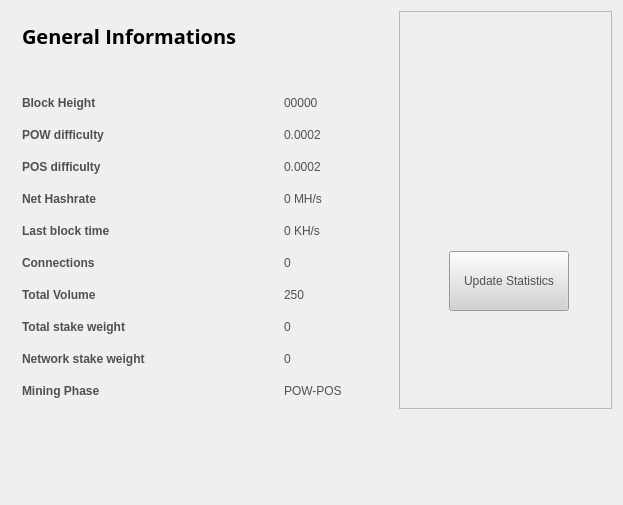
<?xml version="1.0" encoding="UTF-8"?>
<ui version="4.0">
 <class>StatisticsPage</class>
 <widget class="QWidget" name="StatisticsPage">
  <property name="windowModality">
   <enum>Qt::NonModal</enum>
  </property>
  <property name="geometry">
   <rect>
    <x>0</x>
    <y>0</y>
    <width>623</width>
    <height>505</height>
   </rect>
  </property>
  <property name="windowTitle">
   <string>Digging</string>
  </property>
  <property name="styleSheet">
   <string notr="true">color:#505050;
font-family:'Open Sans,sans-serif';</string>
  </property>
  <layout class="QGridLayout" name="gridLayout">
   <property name="sizeConstraint">
    <enum>QLayout::SetMaximumSize</enum>
   </property>
   <item row="0" column="1">
    <widget class="QFrame" name="frame">
     <property name="minimumSize">
      <size>
       <width>213</width>
       <height>0</height>
      </size>
     </property>
     <property name="frameShape">
      <enum>QFrame::StyledPanel</enum>
     </property>
     <property name="frameShadow">
      <enum>QFrame::Raised</enum>
     </property>
     <widget class="QPushButton" name="startButton">
      <property name="geometry">
       <rect>
        <x>50</x>
        <y>240</y>
        <width>120</width>
        <height>60</height>
       </rect>
      </property>
      <property name="sizePolicy">
       <sizepolicy hsizetype="Fixed" vsizetype="Fixed">
        <horstretch>0</horstretch>
        <verstretch>0</verstretch>
       </sizepolicy>
      </property>
      <property name="minimumSize">
       <size>
        <width>120</width>
        <height>60</height>
       </size>
      </property>
      <property name="styleSheet">
       <string notr="true">background:lightgrey;</string>
      </property>
      <property name="text">
       <string>Update Statistics</string>
      </property>
     </widget>
     <widget class="QLabel" name="label">
      <property name="geometry">
       <rect>
        <x>10</x>
        <y>80</y>
        <width>191</width>
        <height>101</height>
       </rect>
      </property>
      <property name="text">
       <string>&lt;html&gt;&lt;head/&gt;&lt;body&gt;&lt;p align=&quot;center&quot;&gt;&lt;img src=&quot;:/icons/tx_input&quot;/&gt;&lt;/p&gt;&lt;/body&gt;&lt;/html&gt;</string>
      </property>
     </widget>
    </widget>
   </item>
   <item row="0" column="0">
    <widget class="QFrame" name="gridFrame_2">
     <layout class="QGridLayout" name="gridLayout_4">
      <item row="3" column="0">
       <layout class="QFormLayout" name="formLayout_2">
        <property name="fieldGrowthPolicy">
         <enum>QFormLayout::FieldsStayAtSizeHint</enum>
        </property>
        <property name="horizontalSpacing">
         <number>139</number>
        </property>
        <property name="verticalSpacing">
         <number>18</number>
        </property>
        <property name="rightMargin">
         <number>0</number>
        </property>
        <item row="1" column="0">
         <widget class="QLabel" name="label_14">
          <property name="text">
           <string>&lt;html&gt;&lt;head/&gt;&lt;body&gt;&lt;p&gt;&lt;span style=&quot; font-weight:600;&quot;&gt;Block Height&lt;/span&gt;&lt;/p&gt;&lt;/body&gt;&lt;/html&gt;</string>
          </property>
         </widget>
        </item>
        <item row="1" column="1">
         <widget class="QLabel" name="heightBox">
          <property name="text">
           <string>00000</string>
          </property>
         </widget>
        </item>
        <item row="2" column="0">
         <widget class="QLabel" name="label_13">
          <property name="text">
           <string>&lt;html&gt;&lt;head/&gt;&lt;body&gt;&lt;p&gt;&lt;span style=&quot; font-weight:600;&quot;&gt;POW difficulty&lt;/span&gt;&lt;/p&gt;&lt;/body&gt;&lt;/html&gt;</string>
          </property>
         </widget>
        </item>
        <item row="2" column="1">
         <widget class="QLabel" name="diffBox">
          <property name="text">
           <string>0.0002</string>
          </property>
         </widget>
        </item>
        <item row="3" column="0">
         <widget class="QLabel" name="label_9">
          <property name="text">
           <string>&lt;html&gt;&lt;head/&gt;&lt;body&gt;&lt;p&gt;&lt;span style=&quot; font-weight:600;&quot;&gt;POS difficulty&lt;/span&gt;&lt;/p&gt;&lt;/body&gt;&lt;/html&gt;</string>
          </property>
         </widget>
        </item>
        <item row="3" column="1">
         <widget class="QLabel" name="diffBox2">
          <property name="text">
           <string>0.0002</string>
          </property>
         </widget>
        </item>
        <item row="4" column="0">
         <widget class="QLabel" name="label_16">
          <property name="text">
           <string>&lt;html&gt;&lt;head/&gt;&lt;body&gt;&lt;p&gt;&lt;span style=&quot; font-weight:600;&quot;&gt;Net Hashrate&lt;/span&gt;&lt;/p&gt;&lt;/body&gt;&lt;/html&gt;</string>
          </property>
         </widget>
        </item>
        <item row="4" column="1">
         <widget class="QLabel" name="pawrateBox">
          <property name="text">
           <string>0 MH/s</string>
          </property>
         </widget>
        </item>
        <item row="5" column="0">
         <widget class="QLabel" name="label3_2">
          <property name="sizePolicy">
           <sizepolicy hsizetype="Preferred" vsizetype="Maximum">
            <horstretch>0</horstretch>
            <verstretch>0</verstretch>
           </sizepolicy>
          </property>
          <property name="text">
           <string>&lt;html&gt;&lt;head/&gt;&lt;body&gt;&lt;p&gt;&lt;span style=&quot; font-weight:600;&quot;&gt;Last block time&lt;/span&gt;&lt;/p&gt;&lt;/body&gt;&lt;/html&gt;</string>
          </property>
         </widget>
        </item>
        <item row="5" column="1">
         <widget class="QLabel" name="localBox">
          <property name="text">
           <string>0 KH/s</string>
          </property>
         </widget>
        </item>
        <item row="6" column="0">
         <widget class="QLabel" name="label1_2">
          <property name="text">
           <string>&lt;html&gt;&lt;head/&gt;&lt;body&gt;&lt;p&gt;&lt;span style=&quot; font-weight:600;&quot;&gt;Connections&lt;/span&gt;&lt;/p&gt;&lt;/body&gt;&lt;/html&gt;</string>
          </property>
         </widget>
        </item>
        <item row="6" column="1">
         <widget class="QLabel" name="connectionBox">
          <property name="text">
           <string>0</string>
          </property>
         </widget>
        </item>
        <item row="7" column="0">
         <widget class="QLabel" name="label_8">
          <property name="text">
           <string>&lt;html&gt;&lt;head/&gt;&lt;body&gt;&lt;p&gt;&lt;span style=&quot; font-weight:600;&quot;&gt;Total Volume&lt;/span&gt;&lt;/p&gt;&lt;/body&gt;&lt;/html&gt;</string>
          </property>
         </widget>
        </item>
        <item row="7" column="1">
         <widget class="QLabel" name="volumeBox">
          <property name="text">
           <string>250</string>
          </property>
         </widget>
        </item>
        <item row="8" column="0">
         <widget class="QLabel" name="label_10">
          <property name="text">
           <string>&lt;html&gt;&lt;head/&gt;&lt;body&gt;&lt;p&gt;&lt;span style=&quot; font-weight:600;&quot;&gt;Total stake weight&lt;/span&gt;&lt;/p&gt;&lt;/body&gt;&lt;/html&gt;</string>
          </property>
         </widget>
        </item>
        <item row="8" column="1">
         <widget class="QLabel" name="minBox">
          <property name="text">
           <string>0</string>
          </property>
         </widget>
        </item>
        <item row="9" column="0">
         <widget class="QLabel" name="label_11">
          <property name="text">
           <string>&lt;html&gt;&lt;head/&gt;&lt;body&gt;&lt;p&gt;&lt;span style=&quot; font-weight:600;&quot;&gt;Network stake weight&lt;/span&gt;&lt;/p&gt;&lt;/body&gt;&lt;/html&gt;</string>
          </property>
         </widget>
        </item>
        <item row="9" column="1">
         <widget class="QLabel" name="maxBox">
          <property name="text">
           <string>0</string>
          </property>
         </widget>
        </item>
        <item row="10" column="0">
         <widget class="QLabel" name="label_15">
          <property name="text">
           <string>&lt;html&gt;&lt;head/&gt;&lt;body&gt;&lt;p&gt;&lt;span style=&quot; font-weight:600;&quot;&gt;Mining Phase&lt;/span&gt;&lt;/p&gt;&lt;/body&gt;&lt;/html&gt;</string>
          </property>
         </widget>
        </item>
        <item row="10" column="1">
         <widget class="QLabel" name="cBox">
          <property name="text">
           <string>POW-POS</string>
          </property>
         </widget>
        </item>
       </layout>
      </item>
      <item row="1" column="0">
       <layout class="QHBoxLayout" name="horizontalLayout_4">
        <property name="spacing">
         <number>7</number>
        </property>
        <item>
         <widget class="QLabel" name="label_5">
          <property name="font">
           <font>
            <family>Open Sans,sans-serif</family>
           </font>
          </property>
          <property name="text">
           <string>&lt;html&gt;&lt;head/&gt;&lt;body&gt;&lt;p&gt;&lt;span style=&quot; font-size:20px; font-weight:600; color:#000000;&quot;&gt;General Informations&lt;/span&gt;&lt;/p&gt;&lt;/body&gt;&lt;/html&gt;</string>
          </property>
         </widget>
        </item>
        <item>
         <spacer name="horizontalSpacer_2">
          <property name="orientation">
           <enum>Qt::Horizontal</enum>
          </property>
          <property name="sizeHint" stdset="0">
           <size>
            <width>40</width>
            <height>20</height>
           </size>
          </property>
         </spacer>
        </item>
       </layout>
      </item>
      <item row="2" column="0">
       <spacer name="verticalSpacer_2">
        <property name="orientation">
         <enum>Qt::Vertical</enum>
        </property>
        <property name="sizeHint" stdset="0">
         <size>
          <width>20</width>
          <height>40</height>
         </size>
        </property>
       </spacer>
      </item>
     </layout>
    </widget>
   </item>
   <item row="1" column="0">
    <spacer name="verticalSpacer">
     <property name="orientation">
      <enum>Qt::Vertical</enum>
     </property>
     <property name="sizeHint" stdset="0">
      <size>
       <width>20</width>
       <height>40</height>
      </size>
     </property>
    </spacer>
   </item>
  </layout>
 </widget>
 <layoutdefault spacing="6" margin="11"/>
 <resources/>
 <connections/>
</ui>
